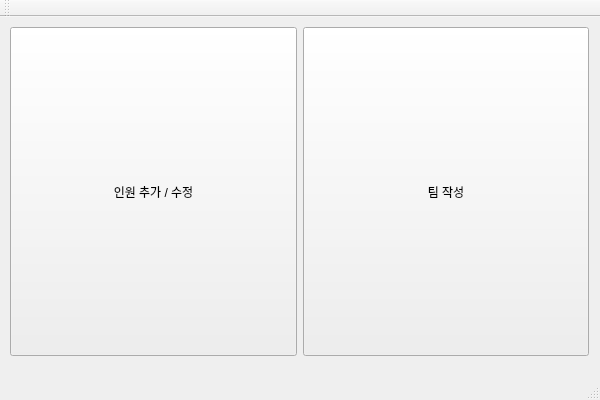
<?xml version="1.0" encoding="UTF-8"?>
<ui version="4.0">
 <class>TeamMatchingClass</class>
 <widget class="QMainWindow" name="TeamMatchingClass">
  <property name="geometry">
   <rect>
    <x>0</x>
    <y>0</y>
    <width>600</width>
    <height>400</height>
   </rect>
  </property>
  <property name="windowTitle">
   <string>TeamMatching</string>
  </property>
  <widget class="QWidget" name="centralWidget">
   <widget class="QWidget" name="horizontalLayoutWidget">
    <property name="geometry">
     <rect>
      <x>-1</x>
      <y>-1</y>
      <width>601</width>
      <height>351</height>
     </rect>
    </property>
    <layout class="QHBoxLayout" name="horizontalLayout">
     <item>
      <widget class="QPushButton" name="btnConfigureMember">
       <property name="sizePolicy">
        <sizepolicy hsizetype="Minimum" vsizetype="Expanding">
         <horstretch>0</horstretch>
         <verstretch>0</verstretch>
        </sizepolicy>
       </property>
       <property name="text">
        <string>인원 추가 / 수정</string>
       </property>
      </widget>
     </item>
     <item>
      <widget class="QPushButton" name="btnCreateTeam">
       <property name="sizePolicy">
        <sizepolicy hsizetype="Minimum" vsizetype="Expanding">
         <horstretch>0</horstretch>
         <verstretch>0</verstretch>
        </sizepolicy>
       </property>
       <property name="text">
        <string>팀 작성</string>
       </property>
      </widget>
     </item>
    </layout>
   </widget>
  </widget>
  <widget class="QMenuBar" name="menuBar">
   <property name="geometry">
    <rect>
     <x>0</x>
     <y>0</y>
     <width>600</width>
     <height>21</height>
    </rect>
   </property>
  </widget>
  <widget class="QToolBar" name="mainToolBar">
   <attribute name="toolBarArea">
    <enum>TopToolBarArea</enum>
   </attribute>
   <attribute name="toolBarBreak">
    <bool>false</bool>
   </attribute>
  </widget>
  <widget class="QStatusBar" name="statusBar"/>
 </widget>
 <layoutdefault spacing="6" margin="11"/>
 <resources>
  <include location="TeamMatching.qrc"/>
 </resources>
 <connections/>
</ui>
